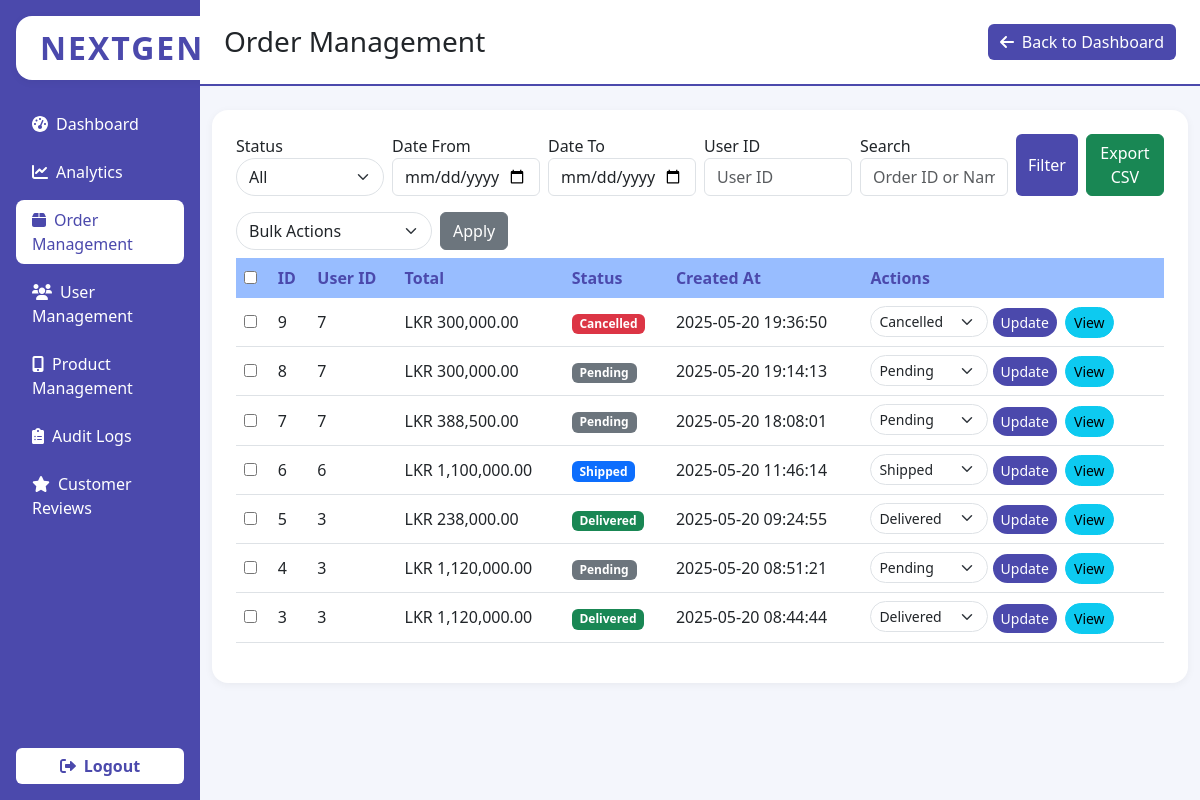
/admin_orders.php (signed in), run on the app's committed database.
### tables this page shows
CREATE TABLE `orders` (
  `id` int(11) NOT NULL,
  `user_id` int(11) DEFAULT NULL,
  `shipping_address_id` int(11) DEFAULT NULL,
  `total_amount` decimal(10,2) NOT NULL,
  `status` enum('pending','processing','shipped','delivered','cancelled') DEFAULT 'pending',
  `shipping_address` text NOT NULL,
  `billing_address` text NOT NULL,
  `payment_method` varchar(50) NOT NULL,
  `created_at` timestamp NOT NULL DEFAULT current_timestamp(),
  `updated_at` timestamp NOT NULL DEFAULT current_timestamp() ON UPDATE current_timestamp(),
  `tracking_number` varchar(255) DEFAULT NULL
);

### admin_orders.php (the view, shortened to what this page needs)
<?php
$conn = getDBConnection();
$where = [];
$params = [];
$whereSql = $where ? ('WHERE ' . implode(' AND ', $where)) : '';
$stmt = $conn->prepare("SELECT * FROM orders $whereSql ORDER BY created_at DESC");
$stmt->execute($params);
$orders = $stmt->fetchAll();
?>
<!DOCTYPE html>
<html lang="en">
<head>
    <link href="https://cdn.jsdelivr.net/npm/bootstrap@5.3.0/dist/css/bootstrap.min.css" rel="stylesheet">
    <link href="https://cdnjs.cloudflare.com/ajax/libs/font-awesome/6.0.0/css/all.min.css" rel="stylesheet">
</head>
<body>
    <div class="row g-0">
        <div class="col-md-2 sidebar d-flex flex-column p-3">
            <div class="mb-4 text-center">
                <span class="sidebar-logo">NEXTGEN</span>
            </div>
            <nav class="nav flex-column mb-auto">
                <a href="admin.php" class="nav-link<?= basename($_SERVER['PHP_SELF']) == 'admin.php' ? ' active' : '' ?>"><i class="fas fa-tachometer-alt me-2"></i>Dashboard</a>
                <a href="admin_analytics.php" class="nav-link<?= basename($_SERVER['PHP_SELF']) == 'admin_analytics.php' ? ' active' : '' ?>"><i class="fas fa-chart-line me-2"></i>Analytics</a>
                <a href="admin_orders.php" class="nav-link<?= basename($_SERVER['PHP_SELF']) == 'admin_orders.php' ? ' active' : '' ?>"><i class="fas fa-box me-2"></i>Order Management</a>
                <a href="admin_users.php" class="nav-link<?= basename($_SERVER['PHP_SELF']) == 'admin_users.php' ? ' active' : '' ?>"><i class="fas fa-users me-2"></i>User Management</a>
                <a href="admin_products.php" class="nav-link<?= basename($_SERVER['PHP_SELF']) == 'admin_products.php' ? ' active' : '' ?>"><i class="fas fa-mobile-alt me-2"></i>Product Management</a>
                <a href="admin_audit_logs.php" class="nav-link<?= basename($_SERVER['PHP_SELF']) == 'admin_audit_logs.php' ? ' active' : '' ?>"><i class="fas fa-clipboard-list me-2"></i>Audit Logs</a>
                <a href="admin_reviews.php" class="nav-link<?= basename($_SERVER['PHP_SELF']) == 'admin_reviews.php' ? ' active' : '' ?>"><i class="fas fa-star me-2"></i>Customer Reviews</a>
            </nav>
            <div class="mt-auto text-center">
                <a href="logout.php" class="btn btn-light w-100 mt-4"><i class="fas fa-sign-out-alt me-2"></i>Logout</a>
            </div>
        </div>
        <div class="col-md-10">
            <div class="dashboard-header d-flex justify-content-between align-items-center p-4 mb-4">
                <h1 class="h3 mb-0">Order Management</h1>
                <a href="admin.php" class="btn btn-primary"><i class="fas fa-arrow-left me-2"></i>Back to Dashboard</a>
            </div>
            <div class="container-fluid">
                <div class="card p-4">
                    <form method="GET" class="row g-2 mb-3 align-items-end">
                        <div class="col-md-2">
                            <label>Status</label>
                            <select name="status" class="form-select">
                                <option value="">All</option>
                            </select>
                        </div>
                        <div class="col-md-2">
                            <label>Date From</label>
                            <input type="date" name="date_from" class="form-control" value="<?= isset($_GET['date_from']) ? $_GET['date_from'] : '' ?>">
                        </div>
                        <div class="col-md-2">
                            <label>Date To</label>
                            <input type="date" name="date_to" class="form-control" value="<?= isset($_GET['date_to']) ? $_GET['date_to'] : '' ?>">
                        </div>
                        <div class="col-md-2">
                            <label>User ID</label>
                            <input type="text" name="user_id" class="form-control" placeholder="User ID" value="<?= isset($_GET['user_id']) ? $_GET['user_id'] : '' ?>">
                        </div>
                        <div class="col-md-2">
                            <label>Search</label>
                            <input type="text" name="search" class="form-control" placeholder="Order ID or Name" value="<?= isset($_GET['search']) ? $_GET['search'] : '' ?>">
                        </div>
                        <div class="col-md-2 d-flex gap-2">
                            <button type="submit" class="btn btn-primary">Filter</button>
                            <button type="submit" name="export_csv" value="1" class="btn btn-success">Export CSV</button>
                        </div>
                    </form>
                    <form method="POST" id="bulk-action-form">
                        <div class="d-flex mb-2 gap-2">
                            <select name="bulk_action" class="form-select w-auto">
                                <option value="">Bulk Actions</option>
                            </select>
                            <button type="submit" class="btn btn-secondary">Apply</button>
                        </div>
                        <div class="table-responsive">
                            <table class="table align-middle">
                                <thead>
                                    <tr>
                                        <th><input type="checkbox" id="select-all"></th>
                                        <th>ID</th>
                                        <th>User ID</th>
                                        <th>Total</th>
                                        <th>Status</th>
                                        <th>Created At</th>
                                        <th>Actions</th>
                                    </tr>
                                </thead>
                                <tbody>
                                    <?php foreach ($orders as $order): ?>
                                        <tr>
                                            <td><input type="checkbox" name="order_ids[]" value="<?= $order['id'] ?>"></td>
                                            <td><?= $order['id'] ?></td>
                                            <td><?= $order['user_id'] ?></td>
                                            <td>LKR <?= number_format($order['total_amount'], 2) ?></td>
                                            <td>
                                                <span class="badge bg-<?php
                                                    switch($order['status']) {
                                                        case 'pending': echo 'secondary'; break;
                                                        case 'shipped': echo 'primary'; break;
                                                        case 'delivered': echo 'success'; break;
                                                        case 'cancelled': echo 'danger'; break;
                                                    }
                                                ?>">
                                                    <?= htmlspecialchars(ucfirst($order['status'])) ?>
                                                </span>
                                            </td>
                                            <td><?= htmlspecialchars($order['created_at']) ?></td>
                                            <td>
                                                <form method="POST" class="d-inline">
                                                    <select name="new_status" class="form-select form-select-sm d-inline w-auto">
                                                        <option value="pending" <?= $order['status'] === 'pending' ? 'selected' : '' ?>>Pending</option>
                                                        <option value="shipped" <?= $order['status'] === 'shipped' ? 'selected' : '' ?>>Shipped</option>
                                                        <option value="delivered" <?= $order['status'] === 'delivered' ? 'selected' : '' ?>>Delivered</option>
                                                        <option value="cancelled" <?= $order['status'] === 'cancelled' ? 'selected' : '' ?>>Cancelled</option>
                                                    </select>
                                                    <button type="submit" class="btn btn-sm btn-primary">Update</button>
                                                </form>
                                                <a href="admin_order_view.php?id=<?= $order['id'] ?>" class="btn btn-sm btn-info ms-1">View</a>
                                            </td>
                                        </tr>
                                    <?php endforeach; ?>
                                </tbody>
                            </table>
                        </div>
                    </form>
                </div>
            </div>
        </div>
    </div>
</body>
</html>

### admin_orders.php (style rules this page uses)
:root { --admin-primary: #4B49AC; --admin-secondary: #98BDFF; --admin-bg: #F4F6FC; --admin-card: #fff; --admin-sidebar: #4B49AC; --admin-sidebar-active: #fff; --admin-sidebar-text: #fff; --admin-sidebar-active-text: #4B49AC; }
body { background: var(--admin-bg); }
.sidebar { min-height: 100vh; background: var(--admin-sidebar); color: var(--admin-sidebar-text); }
.sidebar .nav-link { color: var(--admin-sidebar-text); font-weight: 500; border-radius: 8px; margin-bottom: 0.5rem; transition: background 0.2s, color 0.2s; }
.sidebar .nav-link.active, .sidebar .nav-link:hover { background: var(--admin-sidebar-active); color: var(--admin-sidebar-active-text); }
.dashboard-header { background: var(--admin-card); border-bottom: 2px solid var(--admin-primary); }
.card { border: none; border-radius: 1rem; box-shadow: 0 2px 8px rgba(0,0,0,0.05); background: var(--admin-card); }
.btn-primary, .sidebar .btn.btn-light { background: var(--admin-primary); color: var(--admin-sidebar-text); border: none; }
.sidebar .btn.btn-light { color: var(--admin-primary); font-weight: 600; background: var(--admin-sidebar-active); }
.sidebar-logo { font-size:2rem; font-weight:700; letter-spacing:2px; color: var(--admin-primary); background: var(--admin-sidebar-active); padding:0.5rem 1.5rem; border-radius:1rem; display:inline-block; box-shadow:0 2px 8px rgba(0,0,0,0.05); }
.table thead th { background: var(--admin-secondary); color: var(--admin-sidebar-active-text); border: none; }
.table tbody tr { background: var(--admin-card); }
.table tbody tr td { vertical-align: middle; }
.form-select, .btn-sm { border-radius: 20px; }

### data on the page
orders: id "9", user "7", total_amount "300,000.00", status "Cancelled", created_at "2025-05-20 19:36:50", new_status "Cancelled"
orders: id "8", user "7", total_amount "300,000.00", status "Pending", created_at "2025-05-20 19:14:13", new_status "Pending"
orders: id "7", user "7", total_amount "388,500.00", status "Pending", created_at "2025-05-20 18:08:01", new_status "Pending"
orders: id "6", user "6", total_amount "1,100,000.00", status "Shipped", created_at "2025-05-20 11:46:14", new_status "Shipped"
orders: id "5", user "3", total_amount "238,000.00", status "Delivered", created_at "2025-05-20 09:24:55", new_status "Delivered"
orders: id "4", user "3", total_amount "1,120,000.00", status "Pending", created_at "2025-05-20 08:51:21", new_status "Pending"
orders: id "3", user "3", total_amount "1,120,000.00", status "Delivered", created_at "2025-05-20 08:44:44", new_status "Delivered"
